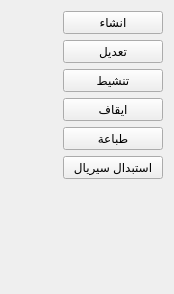
             <widget class="QWidget" name="QM_Promotion_Coupon">
              <property name="geometry">
               <rect>
                <x>0</x>
                <y>0</y>
                <width>174</width>
                <height>294</height>
               </rect>
              </property>
              <attribute name="label">
               <string>كوبونات الخضم</string>
              </attribute>
              <layout class="QGridLayout" name="gridLayout_4">
               <item row="0" column="1">
                <widget class="QPushButton" name="QAct_Coupon_Add">
                 <property name="sizePolicy">
                  <sizepolicy hsizetype="Preferred" vsizetype="Preferred">
                   <horstretch>0</horstretch>
                   <verstretch>0</verstretch>
                  </sizepolicy>
                 </property>
                 <property name="minimumSize">
                  <size>
                   <width>100</width>
                   <height>0</height>
                  </size>
                 </property>
                 <property name="text">
                  <string>انشاء</string>
                 </property>
                </widget>
               </item>
               <item row="2" column="1">
                <widget class="QPushButton" name="QAct_Coupon_Activate">
                 <property name="sizePolicy">
                  <sizepolicy hsizetype="Preferred" vsizetype="Preferred">
                   <horstretch>0</horstretch>
                   <verstretch>0</verstretch>
                  </sizepolicy>
                 </property>
                 <property name="minimumSize">
                  <size>
                   <width>100</width>
                   <height>0</height>
                  </size>
                 </property>
                 <property name="text">
                  <string>تنشيط</string>
                 </property>
                </widget>
               </item>
               <item row="1" column="1">
                <widget class="QPushButton" name="QAct_Coupon_Edit">
                 <property name="sizePolicy">
                  <sizepolicy hsizetype="Preferred" vsizetype="Preferred">
                   <horstretch>0</horstretch>
                   <verstretch>0</verstretch>
                  </sizepolicy>
                 </property>
                 <property name="minimumSize">
                  <size>
                   <width>100</width>
                   <height>0</height>
                  </size>
                 </property>
                 <property name="text">
                  <string>تعديل</string>
                 </property>
                </widget>
               </item>
               <item row="4" column="1">
                <widget class="QPushButton" name="QAct_Coupon_Print">
                 <property name="sizePolicy">
                  <sizepolicy hsizetype="Preferred" vsizetype="Preferred">
                   <horstretch>0</horstretch>
                   <verstretch>0</verstretch>
                  </sizepolicy>
                 </property>
                 <property name="minimumSize">
                  <size>
                   <width>100</width>
                   <height>0</height>
                  </size>
                 </property>
                 <property name="text">
                  <string>طباعة</string>
                 </property>
                </widget>
               </item>
               <item row="3" column="1">
                <widget class="QPushButton" name="QAct_Coupon_Deactivate">
                 <property name="sizePolicy">
                  <sizepolicy hsizetype="Preferred" vsizetype="Preferred">
                   <horstretch>0</horstretch>
                   <verstretch>0</verstretch>
                  </sizepolicy>
                 </property>
                 <property name="minimumSize">
                  <size>
                   <width>100</width>
                   <height>0</height>
                  </size>
                 </property>
                 <property name="text">
                  <string>ايقاف</string>
                 </property>
                </widget>
               </item>
               <item row="6" column="1">
                <spacer name="verticalSpacer_2">
                 <property name="orientation">
                  <enum>Qt::Vertical</enum>
                 </property>
                 <property name="sizeHint" stdset="0">
                  <size>
                   <width>20</width>
                   <height>29</height>
                  </size>
                 </property>
                </spacer>
               </item>
               <item row="5" column="1">
                <widget class="QPushButton" name="QAct_Coupon_barcode">
                 <property name="sizePolicy">
                  <sizepolicy hsizetype="Preferred" vsizetype="Preferred">
                   <horstretch>0</horstretch>
                   <verstretch>0</verstretch>
                  </sizepolicy>
                 </property>
                 <property name="minimumSize">
                  <size>
                   <width>100</width>
                   <height>0</height>
                  </size>
                 </property>
                 <property name="text">
                  <string>استبدال سيريال</string>
                 </property>
                </widget>
               </item>
               <item row="5" column="0">
                <layout class="QFormLayout" name="formLayout">
                 <property name="leftMargin">
                  <number>0</number>
                 </property>
                 <item row="0" column="0">
                  <spacer name="horizontalSpacer_2">
                   <property name="orientation">
                    <enum>Qt::Horizontal</enum>
                   </property>
                   <property name="sizeHint" stdset="0">
                    <size>
                     <width>40</width>
                     <height>20</height>
                    </size>
                   </property>
                  </spacer>
                 </item>
                </layout>
               </item>
              </layout>
             </widget>
